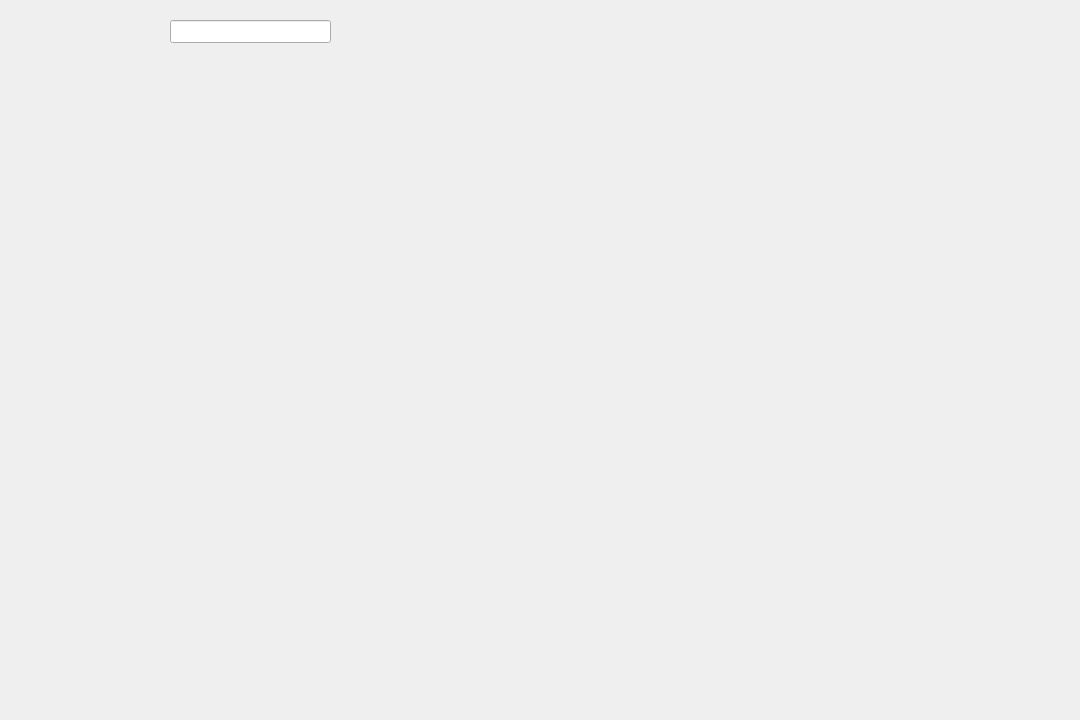
<?xml version="1.0" encoding="UTF-8"?>
<ui version="4.0">
 <class>carRegister</class>
 <widget class="QWidget" name="carRegister">
  <property name="geometry">
   <rect>
    <x>0</x>
    <y>0</y>
    <width>1080</width>
    <height>720</height>
   </rect>
  </property>
  <property name="windowTitle">
   <string>Form</string>
  </property>
  <widget class="QLineEdit" name="lineEdit">
   <property name="geometry">
    <rect>
     <x>170</x>
     <y>20</y>
     <width>161</width>
     <height>23</height>
    </rect>
   </property>
  </widget>
  <widget class="QLabel" name="label">
   <property name="geometry">
    <rect>
     <x>30</x>
     <y>30</y>
     <width>57</width>
     <height>15</height>
    </rect>
   </property>
   <property name="text">
    <string/>
   </property>
  </widget>
 </widget>
 <resources/>
 <connections/>
</ui>
